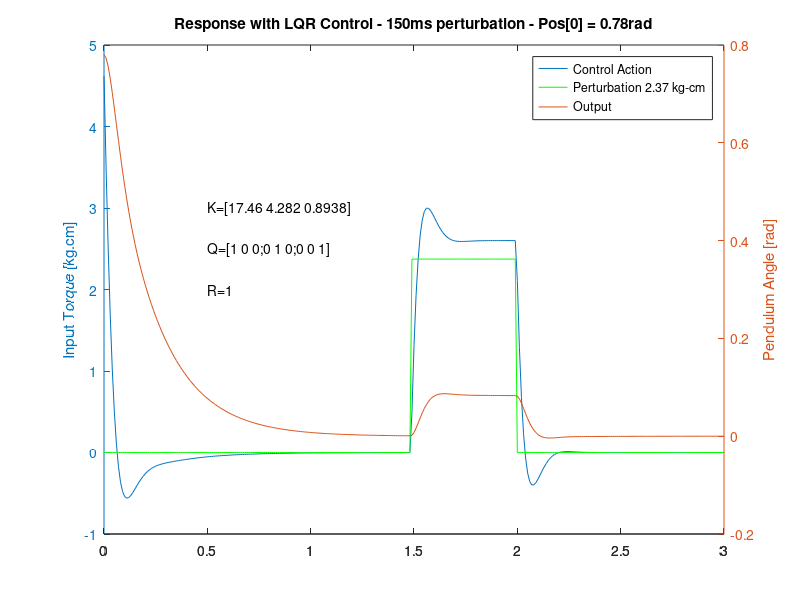

The MATLAB script that drew this image:
# --------------------------------------------------
# Instituto Tecnológico de Costa Rica
# Escuela de Ing. Electrónica
# Control Automático
# Estudiantes:
#   Luis Leon
#   Esteban Hidalgo
#   Diego Aguilar
# Semestre I - 2018
# --------------------------------------------------

# Load control package
pkg load control

# ------------------------------------------------------------------------------
# Actual system in Open Loop
# ------------------------------------------------------------------------------

# System Description in a Controlable form
A = [0 1 0; 0 0 1; 377 81.44 -4.468];
B = [0; 10.41; 0];
C = [1 0 0];
D = 0;
states = {'theta' 'omega' 'alpha'};
inputs = {'u'};
outputs = {'tetha'};

# Create system in Open Loop
sys_ss = ss(A,B,C,D,'statename',states,'inputname',inputs,'outputname',outputs);

# ------------------------------------------------------------------------------
# Estimation with LQR
# ------------------------------------------------------------------------------
# Initial Parameters
R = 1;
#Q = [25 0 0; 0 10 0; 0 0 20];
#Q = [50 0 0; 0 10 0; 0 0 20];
Q = [1 0 0; 0 1 0; 0 0 1];
# First estimation
Klqr = lqr(A,B,Q,R);

printf("LQR Iteration:\n");
Klqr

# New System State Matrix
Ad_lqr = [A-B*Klqr];
Bd_lqr = [B];
Cd_lqr = [C];
Dd_lqr = [D];

# Create system in Closed Loop
sys_cl = ss(Ad_lqr,Bd_lqr,Cd_lqr,Dd_lqr,'statename',states,'inputname',inputs,'outputname',outputs);


# ------------------------------------------------------------------------------
# Simulation - Perturbation response
# ------------------------------------------------------------------------------
# Creating a dummy stimulus
t = 0:0.01:3;
for i = 1:size(t)(2)
    if (i > 200)        # 15 steps -> 150ms
        uc(i) = 0;
    else
        if(i < 150)
            uc(i) = 0;
        else
            uc(i) = 7;   # 7V
            #uc(i) = 0;   
        endif
    endif
endfor

# Simulate both systems
x0 = [0.78 0 0];
[ycl,t0,xcl]=lsim(sys_cl,uc,t, x0);

# Get the control action (Xk)
Xk_cl = Klqr*xcl'; #'

# Equivalency between voltage and torque
# 7.00V <-> 2.3734 kg.cm (This will be the maximum torque accepted in the system)
uc = uc(:)*(2.3734/7);            # Input
Xk_cl = Xk_cl(:)*(2.3734/7);    # Control action - LQR

# Plot Closed Loop - LQR
figure("name", "Closed Loop with LQR - 150ms perturbation");
#ycl = ycl*(1/max(ycl));
#uc = uc*(1/max(uc));
#plot(t, ycl, 'color', 'red');
#hold on;
#plot(t, uc, 'color', 'green');
[AX,H1,H2] = plotyy(t,Xk_cl,t,ycl);
set(get(AX(1),'Ylabel'),'String','Input Torque [kg.cm]')
set(get(AX(2),'Ylabel'),'String','Pendulum Angle [rad]')
hold on;
plot(t, uc, 'color', 'green');
title('Response with LQR Control - 150ms perturbation - Pos[0] = 0.78rad');
legend('Control Action', 'Perturbation 2.37 kg-cm', 'Output');
text(0.5,3,strcat("K=",mat2str(Klqr, 4)));
text(0.5,2.5,strcat("Q=",mat2str(Q, 3)));
text(0.5,2,strcat("R=",num2str(R, 3)));


